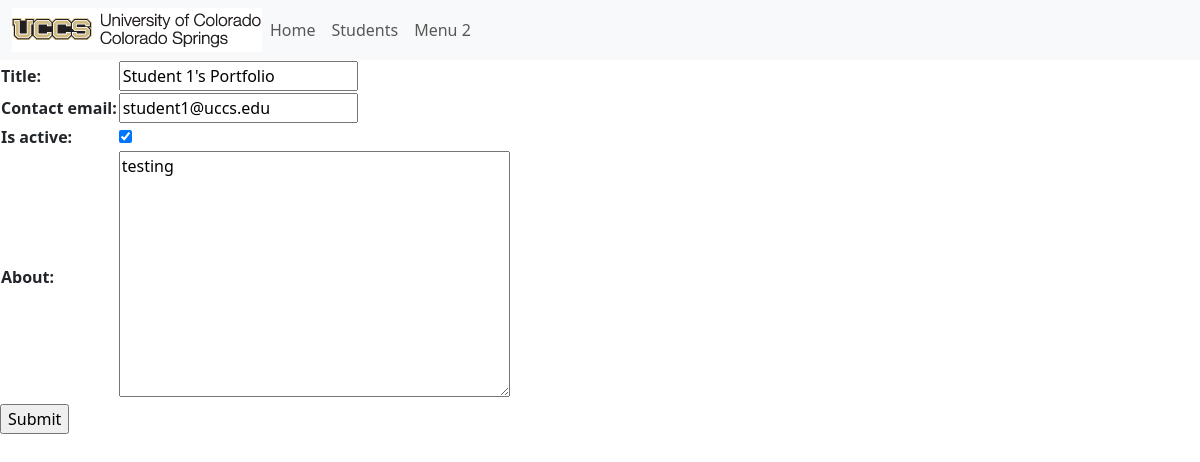
Screenshot of /student/6/update_portfolio/3 with the database file from the repository.
### portfolio_app/models.py (models this page shows, shortened)
class Portfolio(models.Model):
    title = models.CharField(max_length=200)
    contact_email = models.CharField(max_length=200)
    is_active = models.BooleanField(default=False)
    about = models.TextField(blank=True)

### portfolio_app/views.py (the view)
# urls.py: path('student/<int:student_id>/update_portfolio/<int:portfolio_id>', views.updatePortfolio, name='update_portfolio'),
def updatePortfolio(request, student_id, portfolio_id):
       portfolio = Portfolio.objects.get(pk=portfolio_id)
       form = PortfolioForm(instance=portfolio)
       if request.method == "POST":
              form = PortfolioForm(request.POST, instance=portfolio)
              if form.is_valid():
                     form.save()
              return redirect('student-detail', student_id)
       context = {'form': form}
       return render(request, 'portfolio_app/portfolio_form.html', context)

### portfolio_app/forms.py
class PortfolioForm(ModelForm):
    class Meta:
        model = Portfolio
        fields = ('title', 'contact_email', 'is_active', 'about')

### portfolio_app/templates/portfolio_app/portfolio_form.html (shortened to what this page needs)
{% extends 'portfolio_app/base_template.html' %}
{% block content %}
<form action="" method="POST">
    <table>
        {{ form.as_table }}
    </table>
    <input type="submit" name="Submit">
</form>
{% endblock %}

### rows the page displays
Portfolio: title "Student 1's Portfolio", contact_email "student1@uccs.edu", is_active "☑", about "testing"
